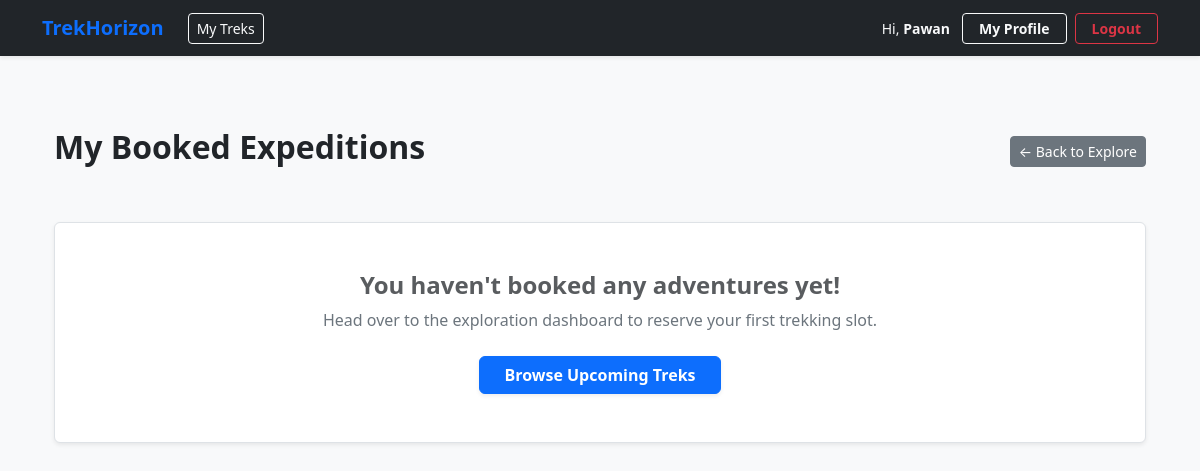
Page /my-bookings (signed in) on the earlier database version.
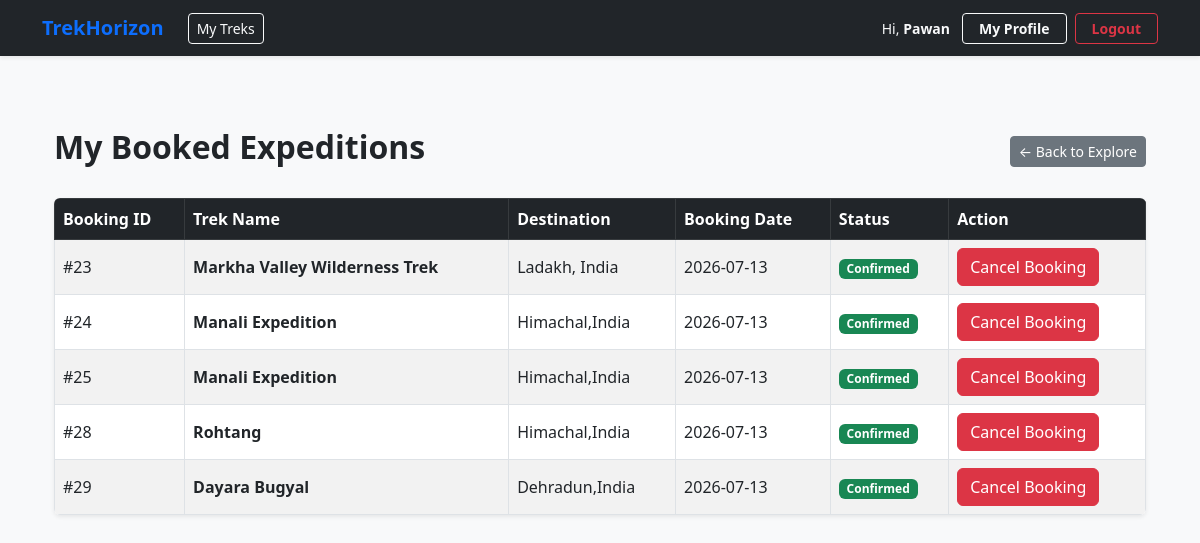
Same page on the later database version.
### models.py (models this page shows)
class Booking(db.Model):
    booking_id = db.Column(db.Integer, primary_key=True, autoincrement=True)
    user_id = db.Column(db.Integer, db.ForeignKey('user.user_id'), nullable=False)
    trek_id = db.Column(db.Integer, db.ForeignKey('trek.trek_id'), nullable=False)
    booking_date = db.Column(db.DateTime, default=datetime.utcnow)
    status = db.Column(db.Enum('Confirmed', 'Cancelled', 'Completed', name='booking_status'), nullable=False, default='Confirmed')

class Trek(db.Model):
    trek_id = db.Column(db.Integer, primary_key=True, autoincrement=True)
    trek_name = db.Column(db.String(150), nullable=False)
    location = db.Column(db.String(150), nullable=False)
    difficulty = db.Column(db.Enum('Easy', 'Moderate', 'Hard', name='trek_difficulty'), nullable=False)
    duration_days = db.Column(db.Integer, nullable=False)
    available_slots = db.Column(db.Integer, nullable=False)
    max_slots = db.Column(db.Integer, nullable=False)
    start_date = db.Column(db.Date, nullable=False)
    end_date = db.Column(db.Date, nullable=False)
    status = db.Column(db.Enum('Pending', 'Started', 'Open', 'Closed', 'Completed', name='trek_status'), nullable=False)
    assigned_staff_id = db.Column(db.Integer, db.ForeignKey('user.user_id'), nullable=True)
    cost_per_person = db.Column(db.Float, nullable=False, default=0.0)
    meeting_point = db.Column(db.String(255), nullable=True)
    description = db.Column(db.Text, nullable=True)
    bookings = db.relationship('Booking', backref='trek', lazy=True)

### routes/user.py (the view)
@app.route('/my-bookings')
def my_bookings():
    user_id = session['user_id']
    if not user_id:
        return redirect('/login')
    user_bookings = Booking.query.filter_by(user_id=user_id).all()
    return render_template('my_bookings.html', bookings=user_bookings )

### templates/my_bookings.html (shortened to what this page needs)
{% extends 'base.html' %}
{% block content %}
<div class="container mt-5">
    <div class="d-flex justify-content-between align-items-center mb-4">
        <h2 class="fw-bold text-dark">My Booked Expeditions</h2>
        <a href="/dashboard" class="btn btn-secondary btn-sm">← Back to Explore</a>
    </div>
    {% if bookings %}
    <div class="table-responsive shadow-sm rounded">
        <table class="table table-bordered table-striped align-middle m-0 bg-white">
            <thead class="table-dark">
                <tr>
                    <th>Booking ID</th>
                    <th>Trek Name</th>
                    <th>Destination</th>
                    <th>Booking Date</th>
                    <th>Status</th>
                    <th>Action</th>
                </tr>
            </thead>
            <tbody>
                {% for booking in bookings %}
                <tr>
                    <td>#{{ booking.booking_id }}</td>
                    <td><strong>{{ booking.trek.trek_name }}</strong></td>
                    <td> {{ booking.trek.location }}</td>
                    <td>{{booking.booking_date.strftime('%Y-%m-%d') }}</td>
                    <td>
                        {% if booking.status == 'Cancelled' %}
                            <span class="badge bg-danger">Cancelled</span>
                        {% else %}
                            <span class="badge bg-success">Confirmed</span>
                        {% endif %}
                    </td>
                    <td>
                        {% if booking.status == 'Confirmed' %}
                            <form action="/booking/delete/{{ booking.booking_id }}" method="POST" class="d-inline" onsubmit="return confirm('Are you sure you want to cancel this booking?');">
                                <button type="submit" class="btn btn-danger ">
                                    Cancel Booking
                                </button>
                            </form>
                        {% endif %}
                    </td>
                </tr>
                {% endfor %}
            </tbody>
        </table>
    </div>
    {% else %}
    <div class="text-center my-5 p-5 bg-white border rounded shadow-sm">
        <h4 class="text-muted fw-bold">You haven't booked any adventures yet!</h4>
        <p class="text-secondary">Head over to the exploration dashboard to reserve your first trekking slot.</p>
        <a href="/dashboard" class="btn btn-primary mt-2 px-4 fw-bold shadow-sm">Browse Upcoming Treks</a>
    </div>
    {% endif %}
</div>
{% endblock %}

### templates/base.html (shortened to what this page needs)
<!DOCTYPE html>
<html lang="en">
<head>
    <link href="https://cdn.jsdelivr.net/npm/bootstrap@5.3.0/dist/css/bootstrap.min.css" rel="stylesheet">
</head>
<body class="bg-light d-flex flex-column min-vh-100">
    <nav class="navbar navbar-expand-lg navbar-dark bg-dark shadow-sm">
        <div class="container">
            <a class="navbar-brand fw-bold text-primary" href="/dashboard">TrekHorizon</a>
            <div class="collapse navbar-collapse" id="appNavbar">
                <ul class="navbar-nav me-auto align-items-center">
                    {% if session.get('user_role') == 'Trekker' %}
                        <li class="nav-item">
                            <a href="/my-bookings" class="btn btn-sm btn-outline-light ms-2">My Treks</a>
                        </li>
                    {% endif %}
                </ul>
                <div class="navbar-nav ms-auto align-items-center gap-2">
                    <span class="text-light me-1 small">
                        Hi, <strong>{{ session.get('user_name', 'User') }}</strong>
                    </span>
                    {% if session.get('user_role') == 'Trekker' %}
                        <a href="/user/profile" class="btn btn-sm btn-outline-light fw-bold px-3">My Profile</a>
                    {% endif %}
                    <a class="btn btn-sm btn-outline-danger fw-bold px-3" href="/logout">Logout</a>
                </div>
            </div>
        </div>
    </nav>
    <main class="flex-grow-1 container my-4">
        {% block content %}{% endblock %}
    </main>
</body>
</html>

Differences in the rows shown:
added Booking: booking_id "23", trek.trek_name "Markha Valley Wilderness Trek", trek.location "Ladakh, India", booking_date "2026-07-13", status "Confirmed"
added Booking: booking_id "24", trek.trek_name "Manali Expedition", trek.location "Himachal,India", booking_date "2026-07-13", status "Confirmed"
added Booking: booking_id "25", trek.trek_name "Manali Expedition", trek.location "Himachal,India", booking_date "2026-07-13", status "Confirmed"
added Booking: booking_id "28", trek.trek_name "Rohtang", trek.location "Himachal,India", booking_date "2026-07-13", status "Confirmed"
added Booking: booking_id "29", trek.trek_name "Dayara Bugyal", trek.location "Dehradun,India", booking_date "2026-07-13", status "Confirmed"
Other differences:
text no longer shown: "You haven't booked any adventures yet! Head over to the exploration dashboard to reserve your first trekking slot. Browse Upcoming Treks"
text now shown: "Booking ID Trek Name Destination Booking Date Status Action"
